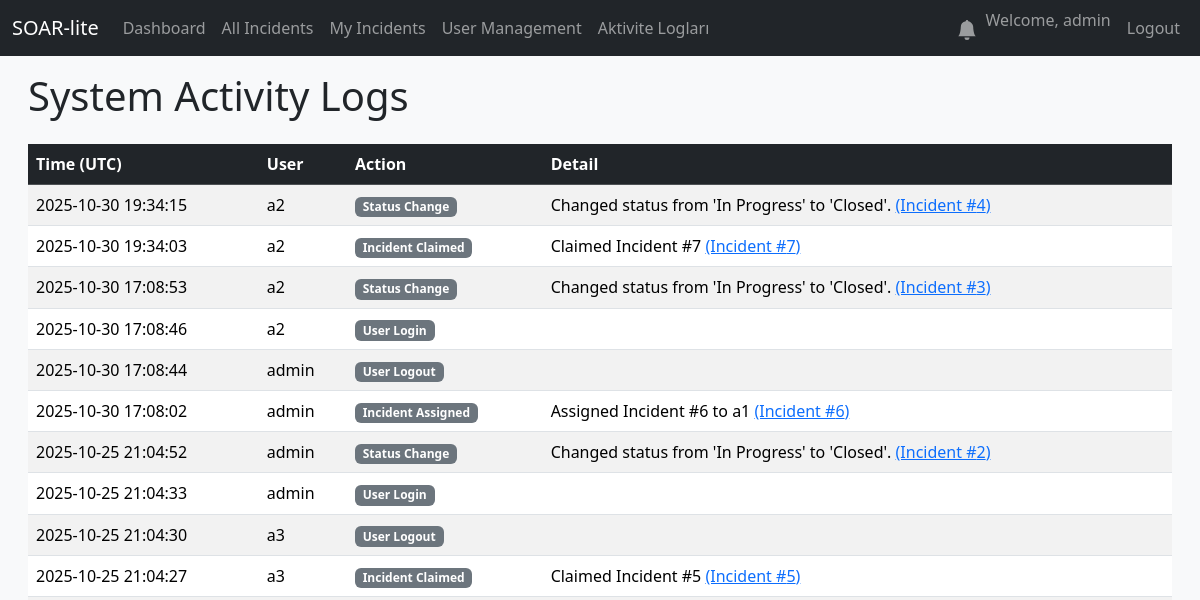
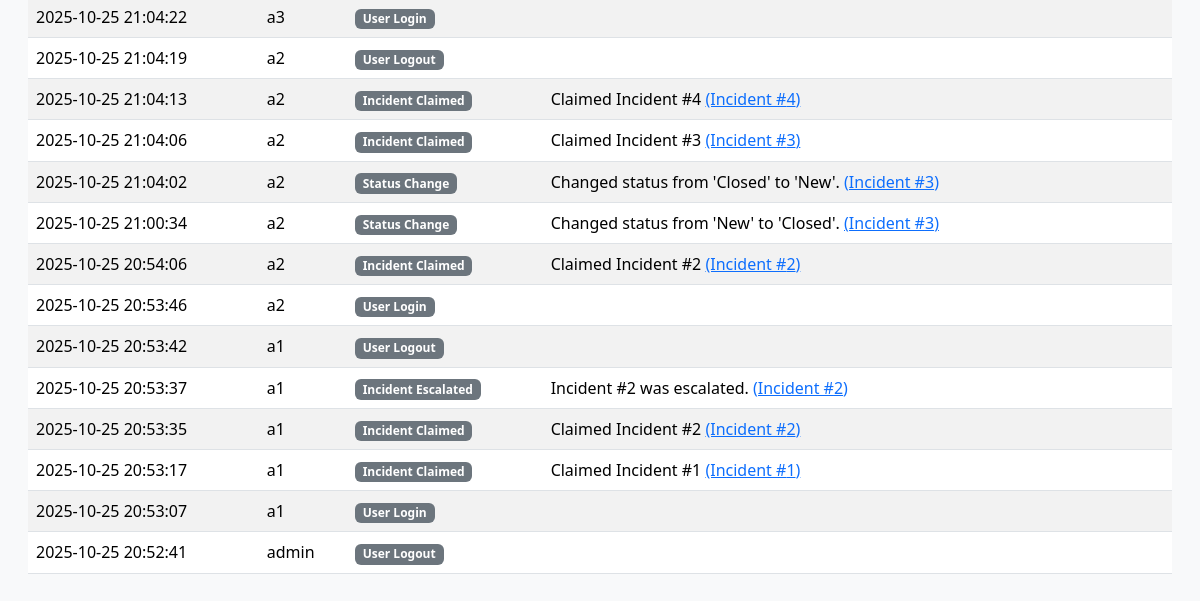
/activity-log (signed in), run on an earlier commit of the app's database (2 pictures, top to bottom).
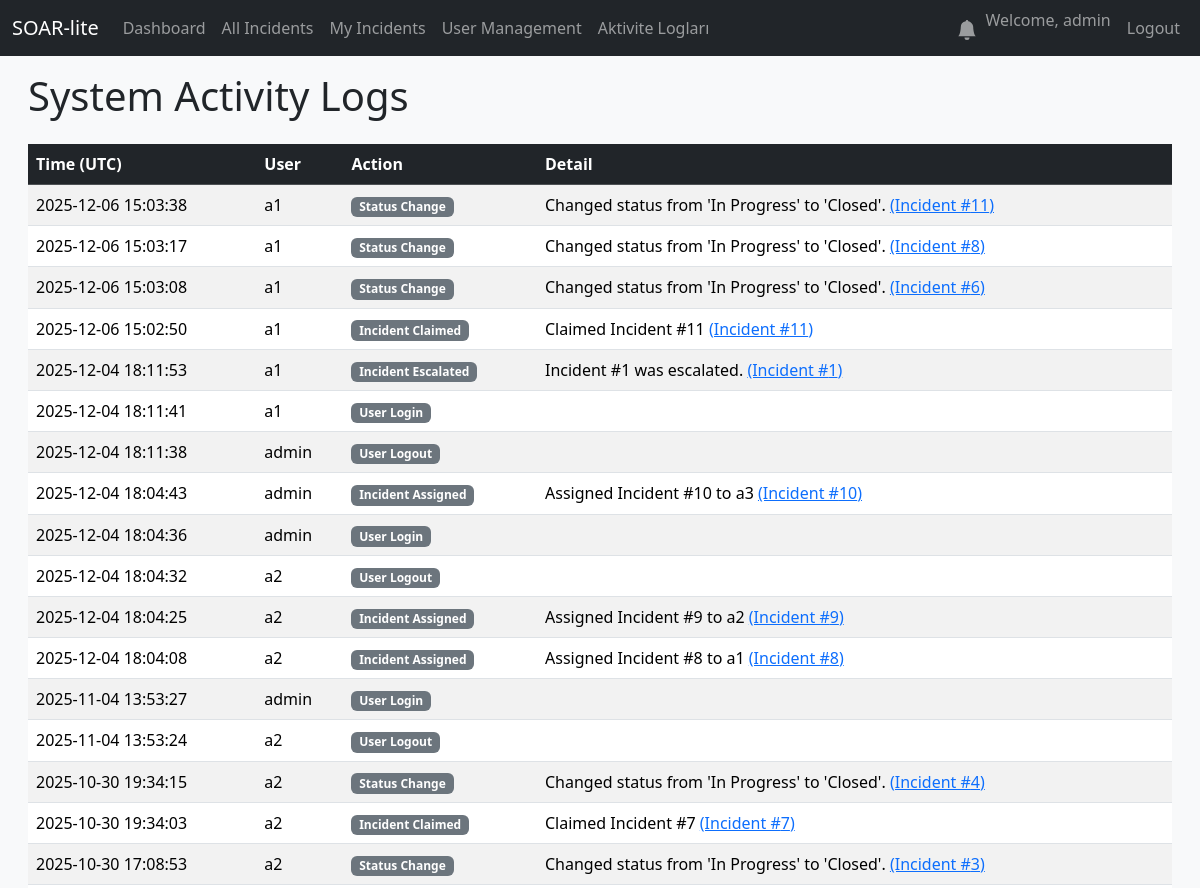
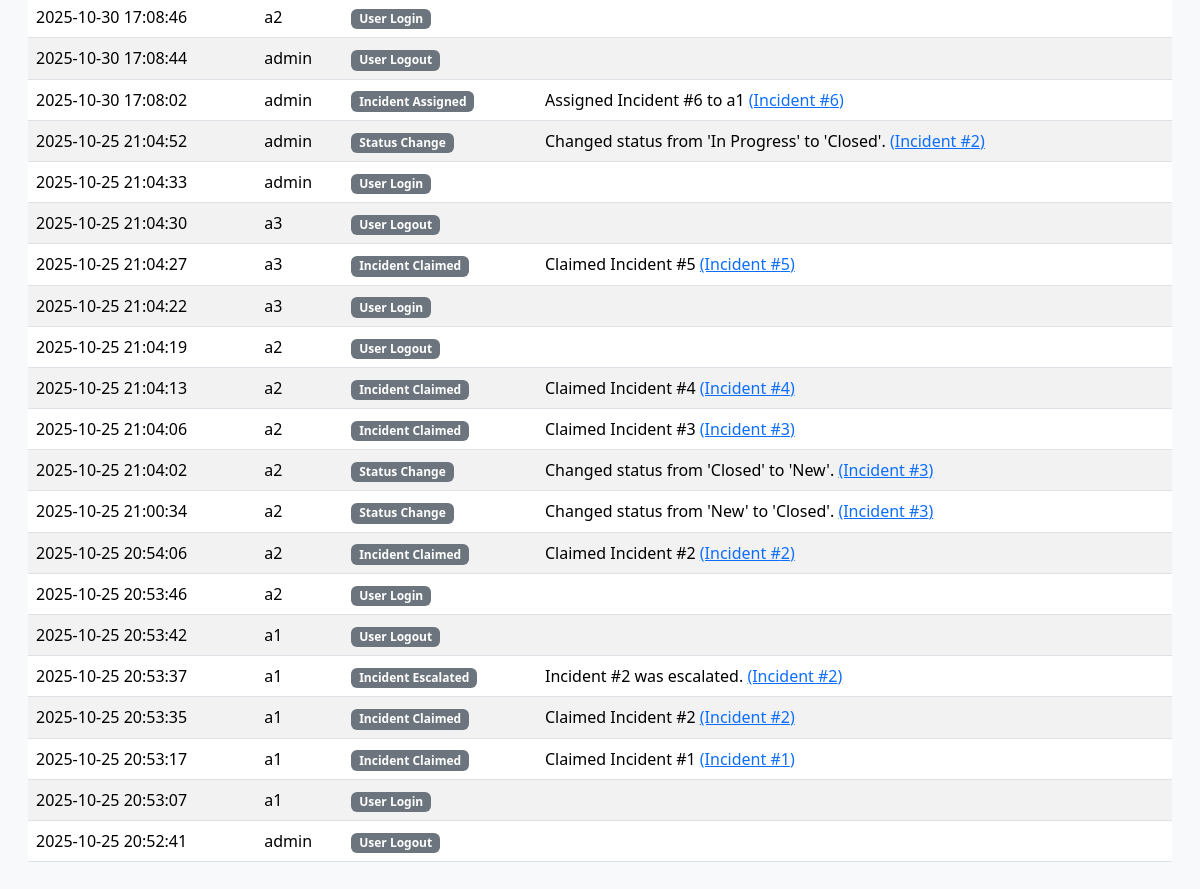
And on a later commit of the database (2 pictures, top to bottom).
### database.py (models this page shows, shortened)
class User(UserMixin, db.Model):
    id = db.Column(db.Integer, primary_key=True)
    username = db.Column(db.String(80), unique=True, nullable=False)
    email = db.Column(db.String(120), unique=True, nullable=False)
    password_hash = db.Column(db.String(128))
    created_at = db.Column(db.DateTime, default=datetime.utcnow)
    role = db.Column(db.String(50), nullable=False, default='Analyst')

class UserActivityLog(db.Model):
    id = db.Column(db.Integer, primary_key=True)
    timestamp = db.Column(db.DateTime, default=datetime.utcnow)
    user_id = db.Column(db.Integer, db.ForeignKey('user.id'), nullable=False)
    user = db.relationship('User', backref='activity_logs')
    action = db.Column(db.String(255), nullable=False)
    details = db.Column(db.Text, nullable=True)
    incident_id = db.Column(db.Integer, db.ForeignKey('incident.id'), nullable=True)
    incident = db.relationship('Incident', backref='activity_logs')

class Incident(db.Model):
    id = db.Column(db.Integer, primary_key=True)
    created_at = db.Column(db.DateTime, default=datetime.utcnow)
    event_type = db.Column(db.String(100), nullable=False)
    severity = db.Column(db.String(50), nullable=False)
    details = db.Column(db.Text, nullable=True)
    status = db.Column(db.String(50), default='New')
    notes = db.relationship('Note', backref='incident', lazy=True, cascade="all, delete-orphan")
    closed_at = db.Column(db.DateTime, nullable=True) # Olay kapatıldığında doldurulacak
    vt_malicious_count = db.Column(db.Integer, nullable=True)
    vt_report_link = db.Column(db.String(255), nullable=True)
    mitre_technique_id = db.Column(db.String(20), nullable=True)
    mitre_technique_name = db.Column(db.String(100), nullable=True)
    assignee_id = db.Column(db.Integer, db.ForeignKey('user.id'), nullable=True)
    assignee = db.relationship('User', backref='incidents') # backref eklendi
    notes = db.relationship('Note', backref='incident', lazy=True, cascade="all, delete-orphan")
    observables = db.relationship('Observable', backref='incident', lazy=True, cascade="all, delete-orphan")
    action_logs = db.relationship('ActionLog', backref='incident', lazy=True, cascade="all, delete-orphan")

### app.py (the view)
@app.route('/activity-log')
@login_required
@role_required('Admin', 'Manager') # Sadece Admin ve Manager görebilir
def activity_log():
    logs = UserActivityLog.query.order_by(UserActivityLog.timestamp.desc()).all()
    return render_template('activity_log.html', logs=logs)

### app.py (called while the page is built)
def create_app():
    app = Flask(__name__)
    app.config['SQLALCHEMY_DATABASE_URI'] = 'sqlite:///soar.db'
    app.config['SQLALCHEMY_TRACK_MODIFICATIONS'] = False
    app.config['SECRET_KEY'] = 'bunu-mutlaka-guvenli-ve-rastgele-bir-degerle-degistir'
    db.init_app(app)
    login_manager = LoginManager()
    login_manager.init_app(app)
    login_manager.login_view = 'login'
    @login_manager.user_loader
    def load_user(user_id):
        return db.session.get(User, int(user_id))
    with app.app_context():
        db.create_all()
        print("🗄️ Database tables created or already exist.")
    return app

def role_required(*roles):
    def wrapper(f):
        @wraps(f)
        def decorated_function(*args, **kwargs):
            if not current_user.is_authenticated or current_user.role not in roles:
                abort(403)
            return f(*args, **kwargs)
        return decorated_function
    return wrapper

@app.context_processor
def inject_notifications():
    if current_user.is_authenticated:
        unread_count = Notification.query.filter_by(user_id=current_user.id, is_read=False).count()
        return dict(unread_notifications=unread_count)
    return dict(unread_notifications=0)

### templates/activity_log.html (shortened to what this page needs)
{% extends "base.html" %}
{% block content %}
<h1 class="mb-4">System Activity Logs</h1>
<div class="table-responsive">
    <table class="table table-striped table-hover">
        <thead class="table-dark">
            <tr>
                <th scope="col">Time (UTC)</th>
                <th scope="col">User</th>
                <th scope="col">Action</th>
                <th scope="col">Detail</th>
            </tr>
        </thead>
        <tbody>
            {% for log in logs %}
            <tr>
                <td>{{ log.timestamp.strftime('%Y-%m-%d %H:%M:%S') }}</td>
                <td>{{ log.user.username }}</td>
                <td><span class="badge bg-secondary">{{ log.action }}</span></td>
                <td>
                    {{ log.details }}
                    {% if log.incident %}
                        <a href="{{ url_for('incident_detail', incident_id=log.incident.id) }}">(Incident #{{ log.incident.id }})</a>
                    {% endif %}
                </td>
            </tr>
            {% else %}
            <tr>
                <td colspan="4" class="text-center">No recorded activity found.</td>
            </tr>
            {% endfor %}
        </tbody>
    </table>
</div>
{% endblock %}

### templates/base.html (shortened to what this page needs)
<!doctype html>
<html lang="en">
<head>
    <link href="https://cdn.jsdelivr.net/npm/bootstrap@5.3.2/dist/css/bootstrap.min.css" rel="stylesheet">
</head>
<body>
    <nav class="navbar navbar-expand-md navbar-dark bg-dark fixed-top">
        <div class="container-fluid">
            <a class="navbar-brand" href="{{ url_for('dashboard') }}">SOAR-lite</a>
            <div class="collapse navbar-collapse" id="navbarNav">
                <ul class="navbar-nav me-auto mb-2 mb-lg-0">
                    {% if current_user.is_authenticated %}
                    <li class="nav-item">
                        <a class="nav-link" href="{{ url_for('dashboard') }}">Dashboard</a>
                    </li>
                    <li class="nav-item">
                        <a class="nav-link" href="{{ url_for('incidents_list') }}">All Incidents</a>
                    </li>
                    <li class="nav-item">
                        <a class="nav-link" href="{{ url_for('my_incidents') }}">My Incidents</a>
                    </li>
                    {% if current_user.is_authenticated and current_user.role == 'Admin' %}
                    <li class="nav-item">
                        <a class="nav-link" href="{{ url_for('user_management') }}">User Management</a>
                    </li>
                    {% endif %}
                    {% if current_user.is_authenticated and current_user.role in ['Admin', 'Manager'] %}
                    <li class="nav-item">
                        <a class="nav-link" href="{{ url_for('activity_log') }}">Aktivite Logları</a>
                    </li>
                    {% endif %}
                    {% endif %}
                </ul>
                <ul class="navbar-nav ms-auto">
                    {% if current_user.is_authenticated %}
                    <li class="nav-item">
                        <a class="nav-link position-relative" href="{{ url_for('notifications') }}">
                            <svg xmlns="http://www.w3.org/2000/svg" width="20" height="20" fill="currentColor" class="bi bi-bell-fill" viewBox="0 0 16 16">
                                <path d="M8 16a2 2 0 0 0 2-2H6a2 2 0 0 0 2 2zm.995-14.901a1 1 0 1 0-1.99 0A5.002 5.002 0 0 0 3 6c0 1.098-.5 6-2 7h14c-1.5-1-2-5.902-2-7 0-2.42-1.72-4.44-4.005-4.901z"/>
                            </svg>
                        </a>
                    </li>
                    <li class="nav-item">
                        <span class="navbar-text me-2">Welcome, {{ current_user.username }}</span>
                    </li>
                    <li class="nav-item">
                        <a class="nav-link" href="{{ url_for('logout') }}">Logout</a>
                    </li>
                    {% endif %}
                </ul>
            </div>
        </div>
    </nav>
    <div class="main-content-scrollable">
        <main class="container-fluid"> {% block content %}{% endblock %}
        </main>
    </div>
</body>
</html>

### templates/base.html (style rules this page uses)
html, body { height: 100%; margin: 0; padding: 0; overflow: hidden; background-color: #f8f9fa; }
body { padding-top: 56px; }
.main-content-scrollable { height: calc(100vh - 56px); overflow-y: auto; padding: 1rem; }

What changed in the data, as far as the page shows it:
added UserActivityLog: timestamp "2025-12-06 15:03:38", user.username "a1", action "Status Change", details "Changed status from 'In Progress' to 'Closed'.", incident.id "11"
added UserActivityLog: timestamp "2025-12-06 15:03:17", user.username "a1", action "Status Change", details "Changed status from 'In Progress' to 'Closed'.", incident.id "8"
added UserActivityLog: timestamp "2025-12-06 15:03:08", user.username "a1", action "Status Change", details "Changed status from 'In Progress' to 'Closed'.", incident.id "6"
added UserActivityLog: timestamp "2025-12-06 15:02:50", user.username "a1", action "Incident Claimed", details "Claimed Incident #11", incident.id "11"
added UserActivityLog: timestamp "2025-12-04 18:11:53", user.username "a1", action "Incident Escalated", details "Incident #1 was escalated.", incident.id "1"
added UserActivityLog: timestamp "2025-12-04 18:11:41", user.username "a1", action "User Login"
added UserActivityLog: timestamp "2025-12-04 18:11:38", user.username "admin", action "User Logout"
added UserActivityLog: timestamp "2025-12-04 18:04:43", user.username "admin", action "Incident Assigned", details "Assigned Incident #10 to a3", incident.id "10"
added UserActivityLog: timestamp "2025-12-04 18:04:36", user.username "admin", action "User Login"
added UserActivityLog: timestamp "2025-12-04 18:04:32", user.username "a2", action "User Logout"
added UserActivityLog: timestamp "2025-12-04 18:04:25", user.username "a2", action "Incident Assigned", details "Assigned Incident #9 to a2", incident.id "9"
added UserActivityLog: timestamp "2025-12-04 18:04:08", user.username "a2", action "Incident Assigned", details "Assigned Incident #8 to a1", incident.id "8"
added UserActivityLog: timestamp "2025-11-04 13:53:27", user.username "admin", action "User Login"
added UserActivityLog: timestamp "2025-11-04 13:53:24", user.username "a2", action "User Logout"
